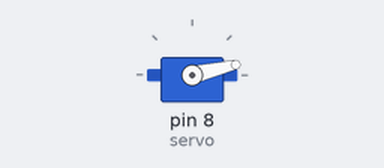
Simulated run of this sketch. Board: Arduino Uno, built with avr-gcc and run on an emulated ATmega328P. Shown: servo.

Above: at 0.05 s.
At 1.25 s:
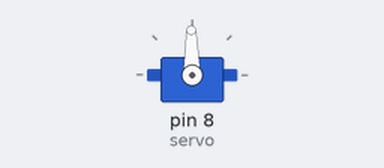
At 2.45 s:
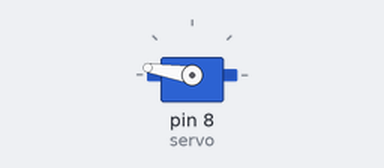
At 4.9 s:
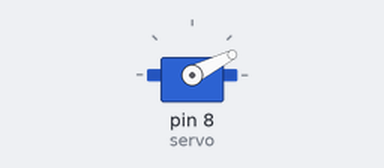
Timing chart, 0 to 6.7 s (numbered marks = the images above):
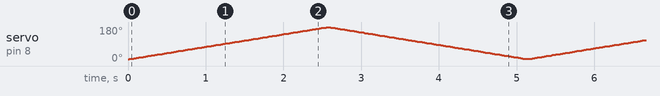

The sketch:

clamp.ino
```cpp
#include <Servo.h>

Servo servo;
int angle;

void setup() {
    //connecting servo to 8
    servo.attach(8);
    servo.write(angle);
}

void loop() {
    // scan from 0 to 180 degrees, close servo
    for (angle = 10; angle < 180; angle++) {
        servo.write(angle);
        delay(15);
    }
    // now scan back from 180 to 0 degrees, open servo
    for (angle = 180; angle > 10; angle--) {
        servo.write(angle);
        delay(15);
    }
}
```
